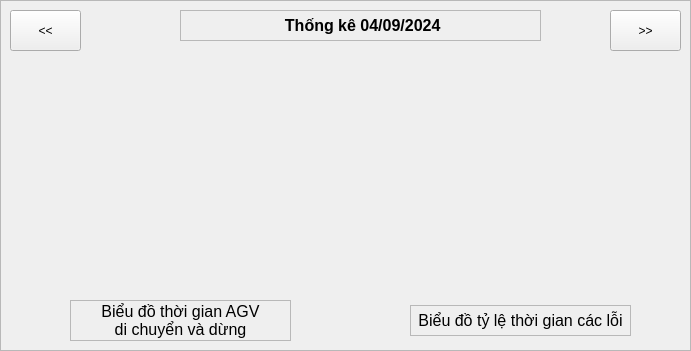
   <widget class="QFrame" name="fr_statistics">
    <property name="geometry">
     <rect>
      <x>110</x>
      <y>50</y>
      <width>691</width>
      <height>351</height>
     </rect>
    </property>
    <property name="autoFillBackground">
     <bool>true</bool>
    </property>
    <property name="frameShape">
     <enum>QFrame::StyledPanel</enum>
    </property>
    <property name="frameShadow">
     <enum>QFrame::Raised</enum>
    </property>
    <widget class="QWidget" name="widget_piechart_AGVtime" native="true">
     <property name="geometry">
      <rect>
       <x>-10</x>
       <y>0</y>
       <width>346</width>
       <height>351</height>
      </rect>
     </property>
     <property name="autoFillBackground">
      <bool>false</bool>
     </property>
    </widget>
    <widget class="QLabel" name="lb_piechart_day">
     <property name="geometry">
      <rect>
       <x>180</x>
       <y>10</y>
       <width>361</width>
       <height>31</height>
      </rect>
     </property>
     <property name="font">
      <font>
       <pointsize>12</pointsize>
       <weight>75</weight>
       <bold>true</bold>
      </font>
     </property>
     <property name="autoFillBackground">
      <bool>false</bool>
     </property>
     <property name="frameShape">
      <enum>QFrame::StyledPanel</enum>
     </property>
     <property name="lineWidth">
      <number>1</number>
     </property>
     <property name="midLineWidth">
      <number>0</number>
     </property>
     <property name="text">
      <string> Thống kê 04/09/2024</string>
     </property>
     <property name="scaledContents">
      <bool>false</bool>
     </property>
     <property name="alignment">
      <set>Qt::AlignCenter</set>
     </property>
     <property name="wordWrap">
      <bool>false</bool>
     </property>
     <property name="openExternalLinks">
      <bool>false</bool>
     </property>
    </widget>
    <widget class="QWidget" name="widget_piechart_AGVerr" native="true">
     <property name="geometry">
      <rect>
       <x>335</x>
       <y>0</y>
       <width>346</width>
       <height>351</height>
      </rect>
     </property>
     <property name="autoFillBackground">
      <bool>false</bool>
     </property>
    </widget>
    <widget class="QLabel" name="lb_status_3">
     <property name="geometry">
      <rect>
       <x>70</x>
       <y>300</y>
       <width>221</width>
       <height>41</height>
      </rect>
     </property>
     <property name="font">
      <font>
       <pointsize>12</pointsize>
       <weight>50</weight>
       <bold>false</bold>
      </font>
     </property>
     <property name="autoFillBackground">
      <bool>false</bool>
     </property>
     <property name="frameShape">
      <enum>QFrame::StyledPanel</enum>
     </property>
     <property name="lineWidth">
      <number>1</number>
     </property>
     <property name="midLineWidth">
      <number>0</number>
     </property>
     <property name="text">
      <string>Biểu đồ thời gian AGV
di chuyển và dừng</string>
     </property>
     <property name="scaledContents">
      <bool>false</bool>
     </property>
     <property name="alignment">
      <set>Qt::AlignCenter</set>
     </property>
     <property name="wordWrap">
      <bool>false</bool>
     </property>
     <property name="openExternalLinks">
      <bool>false</bool>
     </property>
    </widget>
    <widget class="QLabel" name="lb_status_4">
     <property name="geometry">
      <rect>
       <x>410</x>
       <y>305</y>
       <width>221</width>
       <height>31</height>
      </rect>
     </property>
     <property name="font">
      <font>
       <pointsize>12</pointsize>
       <weight>50</weight>
       <bold>false</bold>
      </font>
     </property>
     <property name="autoFillBackground">
      <bool>false</bool>
     </property>
     <property name="frameShape">
      <enum>QFrame::StyledPanel</enum>
     </property>
     <property name="lineWidth">
      <number>1</number>
     </property>
     <property name="midLineWidth">
      <number>0</number>
     </property>
     <property name="text">
      <string>Biểu đồ tỷ lệ thời gian các lỗi</string>
     </property>
     <property name="scaledContents">
      <bool>false</bool>
     </property>
     <property name="alignment">
      <set>Qt::AlignCenter</set>
     </property>
     <property name="wordWrap">
      <bool>false</bool>
     </property>
     <property name="openExternalLinks">
      <bool>false</bool>
     </property>
    </widget>
    <widget class="QPushButton" name="bt_backday">
     <property name="geometry">
      <rect>
       <x>10</x>
       <y>10</y>
       <width>71</width>
       <height>41</height>
      </rect>
     </property>
     <property name="text">
      <string>&lt;&lt;</string>
     </property>
    </widget>
    <widget class="QPushButton" name="bt_nextday">
     <property name="geometry">
      <rect>
       <x>610</x>
       <y>10</y>
       <width>71</width>
       <height>41</height>
      </rect>
     </property>
     <property name="text">
      <string>&gt;&gt;</string>
     </property>
    </widget>
    <zorder>widget_piechart_AGVtime</zorder>
    <zorder>widget_piechart_AGVerr</zorder>
    <zorder>lb_piechart_day</zorder>
    <zorder>lb_status_3</zorder>
    <zorder>lb_status_4</zorder>
    <zorder>bt_backday</zorder>
    <zorder>bt_nextday</zorder>
   </widget>
